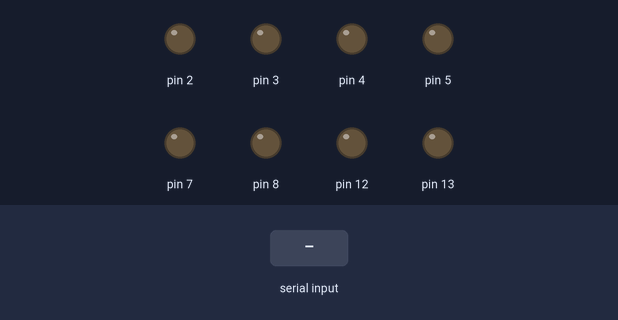
A sketch run on a simulated Arduino Uno, built with avr-gcc and run on an emulated ATmega328P. Shown: output pins drawn as LEDs (lit = HIGH). Inputs (shaded band) come from the test bench.

Above: at 1.2 s.
1.3 s: "90,45\n" received over Serial
At 2.7 s:
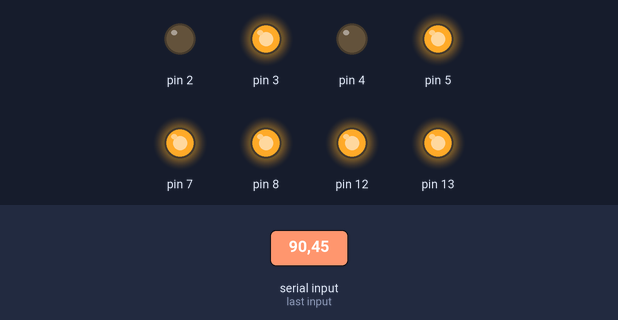
3.0 s: "30,150\n" received over Serial
At 4.4 s:
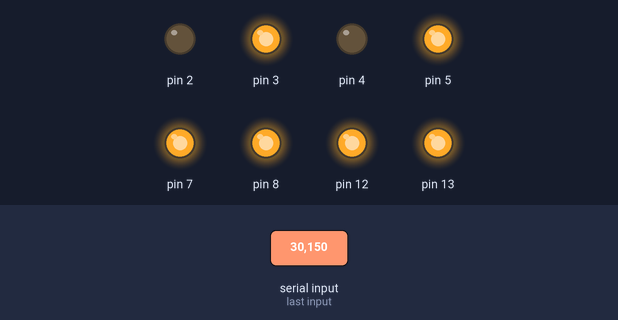
4.7 s: "5\n" received over Serial
At 5.6 s:
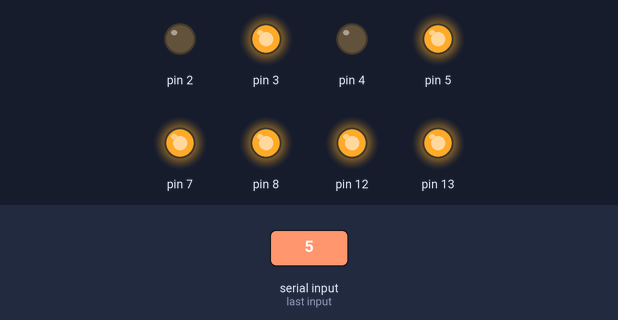
6.2 s: "90\n" received over Serial
At 7.0 s:
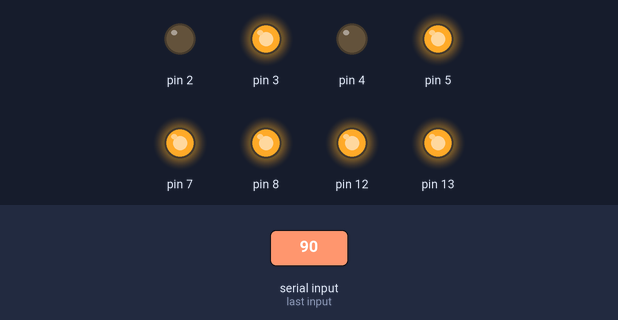
Timing chart, 0 to 8.7 s (numbered marks = the images above; inputs shaded):
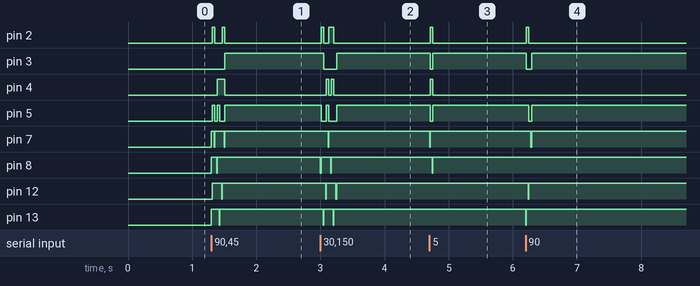

Measured:
- after the input at 1.3 s, pin 2: alternates HIGH for 0.04 s and LOW for 0.12 s, 4 changes in all, then stays LOW, starting at once; pin 3: LOW → HIGH after 0.21 s
- after the input at 3.0 s, pin 2: alternates HIGH for 0.06 s and LOW for 0.08 s, 4 changes in all, then stays LOW, starting at once; pin 3: HIGH → LOW after 0.05 s, → HIGH 0.20 s later
- after the input at 4.7 s, pin 2, pin 4: LOW → HIGH at once, → LOW 0.04 s later; pin 3, pin 5: HIGH → LOW at once, → HIGH 0.04 s later; pin 7, pin 8: HIGH → LOW at once, → HIGH 0.01 s later
- after the input at 6.2 s, pin 2: LOW → HIGH at once, → LOW 0.04 s later; pin 3: HIGH → LOW at once, → HIGH 0.08 s later; pin 5: HIGH → LOW after 0.05 s, → HIGH 0.04 s later; pin 7: HIGH → LOW after 0.08 s, → HIGH 0.01 s later; pin 12, pin 13: HIGH → LOW at once, → HIGH 0.01 s later

The sketch:

__7_______.ino
```cpp
void setup()
{
  pinMode(2, OUTPUT);
  pinMode(3, OUTPUT);
  pinMode(4, OUTPUT);
  pinMode(5, OUTPUT);
  pinMode(12, OUTPUT);
  pinMode(7, OUTPUT);
  pinMode(8, OUTPUT);
  pinMode(13, OUTPUT);
  Serial.begin(9600);
}
byte in;
void loop()
{
  int k1,k2,k3,k4;
  k1=1;
 while(k1)
  {
    if(Serial.available()>0)
{
      k1=0;
  digitalWrite(7, HIGH);
  digitalWrite(8, HIGH);
  digitalWrite(13, HIGH);
  digitalWrite(12, LOW);

    in=Serial.read();
  delay(10);
  in=in-'0';
  if(in&0x1>0)
  {
    digitalWrite(2, HIGH);
  }
  else
  {
    digitalWrite(2, LOW);
  }
   if((in>>1)&0x1>0)
  {
    digitalWrite(3, HIGH);
  }
  else
  {
    digitalWrite(3, LOW);
  }
     if((in>>2)&0x1>0)
  {
    digitalWrite(4, HIGH);
  }
  else
  {
    digitalWrite(4, LOW);
  }
     if((in>>3)&0x1>0)
  {
    digitalWrite(5, HIGH);
  }
  else
  {
    digitalWrite(5, LOW);
  }
break;}
  }
   digitalWrite(12, HIGH);
  delay(30);
k2=1;
  while(k2)
  { if(Serial.available()>0)
{k2=0;
  digitalWrite(12, HIGH);
  digitalWrite(8, HIGH);
  digitalWrite(13, HIGH);
  digitalWrite(7, LOW);

    in=Serial.read();
  delay(10);
  in=in-'0';
  if(in&0x1>0)
  {
    digitalWrite(2, HIGH);
  }
  else
  {
    digitalWrite(2, LOW);
  }
   if((in>>1)&0x1>0)
  {
    digitalWrite(3, HIGH);
  }
  else
  {
    digitalWrite(3, LOW);
  }
     if((in>>2)&0x1>0)
  {
    digitalWrite(4, HIGH);
  }
  else
  {
    digitalWrite(4, LOW);
  }
     if((in>>3)&0x1>0)
  {
    digitalWrite(5, HIGH);
  }
  else
  {
    digitalWrite(5, LOW);
  }
 break;}
}
   digitalWrite(7, HIGH);
   delay(30);
  k3=1;
  while(k3)
  {if(Serial.available()>0)
{
    k3=0;
  digitalWrite(7, HIGH);
  digitalWrite(12, HIGH);
  digitalWrite(13, HIGH);
  digitalWrite(8, LOW);

    in=Serial.read();
  delay(10);
  in=in-'0';
  if(in&0x1>0)
  {
    digitalWrite(2, HIGH);
  }
  else
  {
    digitalWrite(2, LOW);
  }
   if((in>>1)&0x1>0)
  {
    digitalWrite(3, HIGH);
  }
  else
  {
    digitalWrite(3, LOW);
  }
     if((in>>2)&0x1>0)
  {
    digitalWrite(4, HIGH);
  }
  else
  {
    digitalWrite(4, LOW);
  }
     if((in>>3)&0x1>0)
  {
    digitalWrite(5, HIGH);
  }
  else
  {
    digitalWrite(5, LOW);
  }
break;}
  }
   digitalWrite(8, HIGH);

  delay(30);
  k4=1;
while(k4)
{if(Serial.available()>0)
{ k4=0;
  digitalWrite(7, HIGH);
  digitalWrite(8, HIGH);
  digitalWrite(12, HIGH);
  digitalWrite(13, LOW);

    in=Serial.read();
  delay(10);
  in=in-'0';
  if(in&0x1>0)
  {
    digitalWrite(2, HIGH);
  }
  else
  {
    digitalWrite(2, LOW);
  }
   if((in>>1)&0x1>0)
  {
    digitalWrite(3, HIGH);
  }
  else
  {
    digitalWrite(3, LOW);
  }
     if((in>>2)&0x1>0)
  {
    digitalWrite(4, HIGH);
  }
  else
  {
    digitalWrite(4, LOW);
  }
     if((in>>3)&0x1>0)
  {
    digitalWrite(5, HIGH);
  }
  else
  {
    digitalWrite(5, LOW);
  }
break;}
}
   digitalWrite(13, HIGH);
delay(30);

}
```
